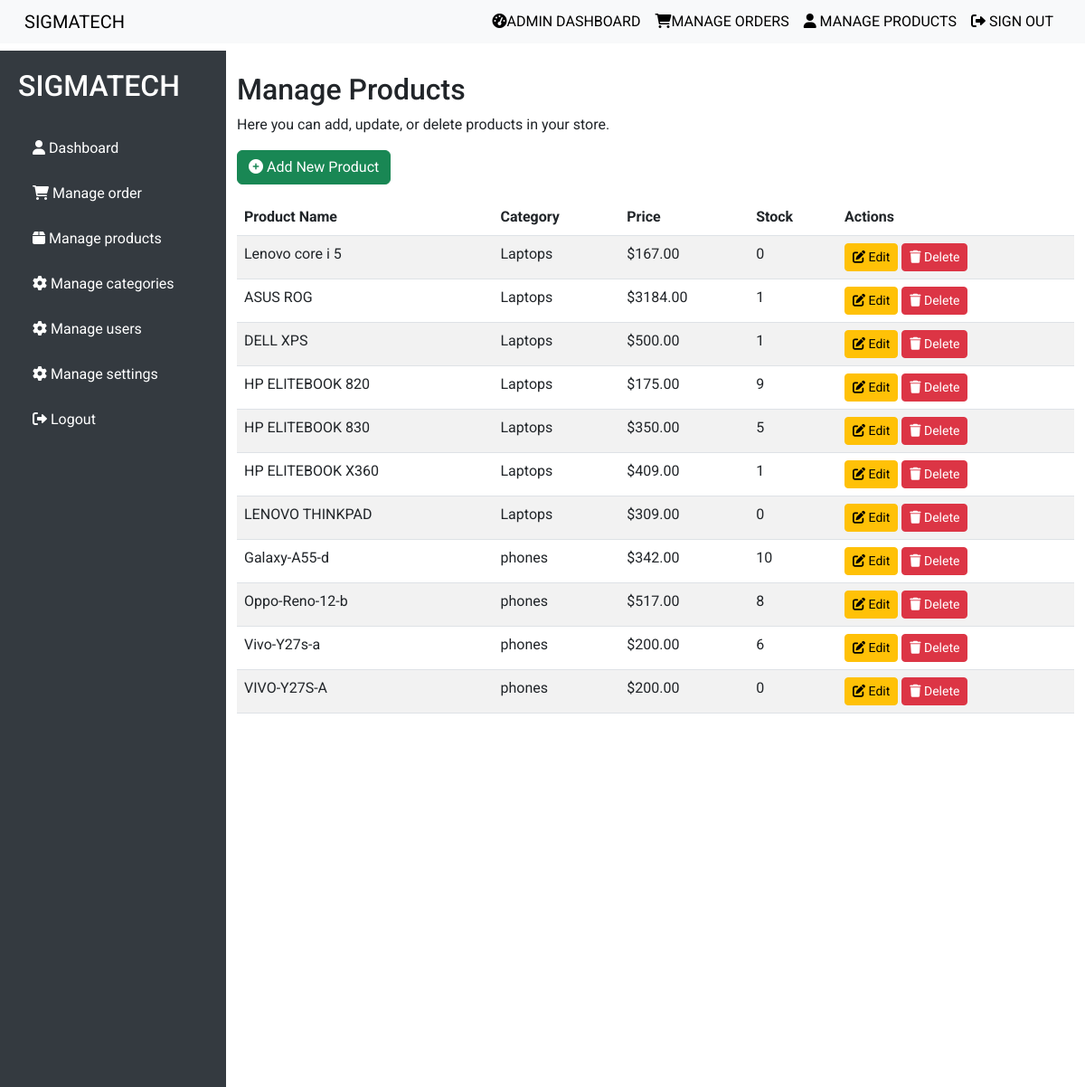
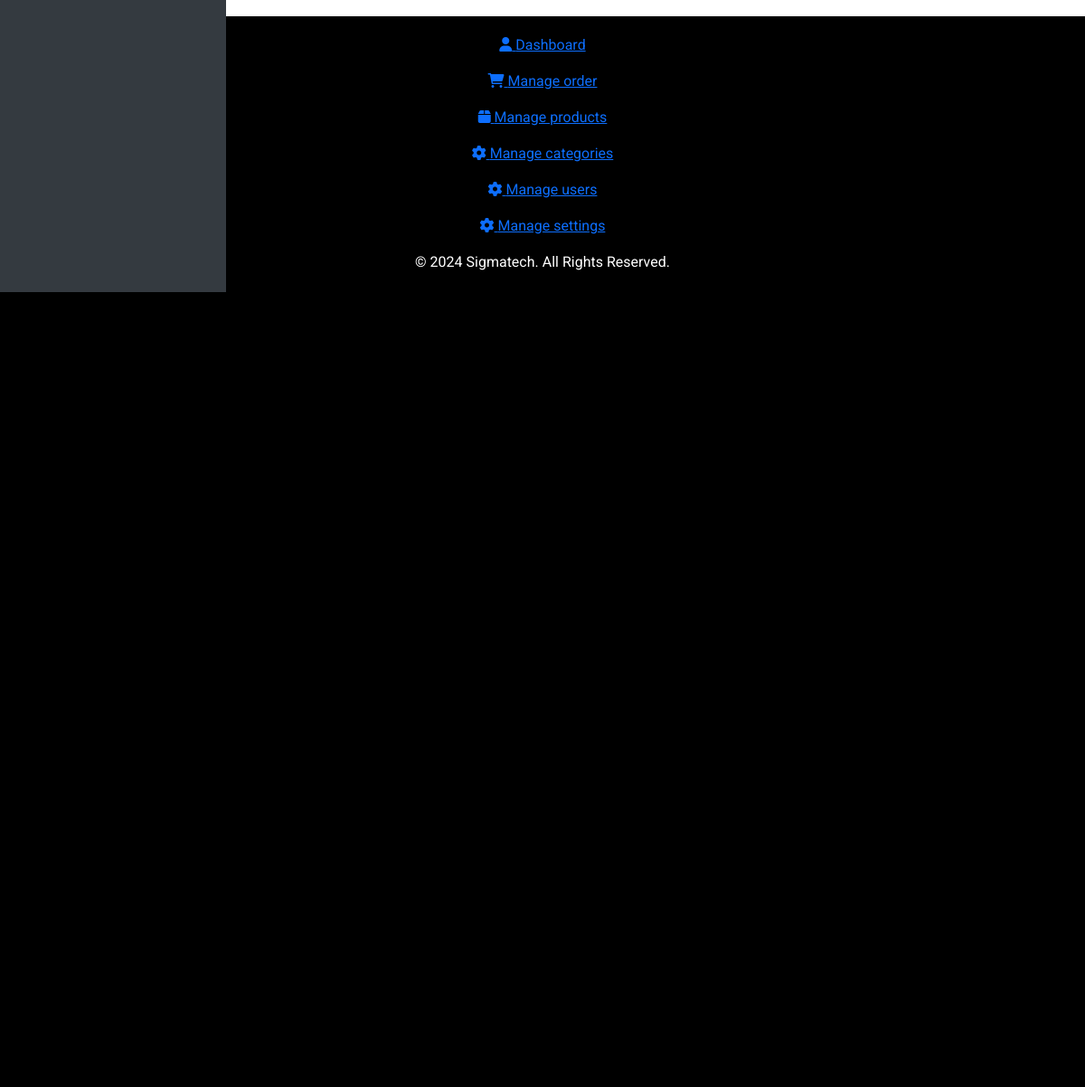
Page /admin_panel/products/ (signed in) on the committed database (2 pictures, top to bottom).
### product/models.py (models this page shows, shortened)
class Product(models.Model):
    name = models.CharField(max_length=100)
    price = models.DecimalField(max_digits=10, decimal_places=2)
    image = models.ImageField(upload_to='products/')
    category = models.ForeignKey(Category, on_delete=models.CASCADE)
    description = models.TextField(null=True)
    quantity = models.PositiveIntegerField(default=1)

class Category(models.Model):
    name = models.CharField(max_length=100)
    image = models.ImageField(upload_to='categories/')
    def __str__(self):
        return self.name

### admin_panel/views.py (the view)
# urls.py: path('products/', admin_manage_products, name='admin_manage_products'),
@user_passes_test(admin_only)
def admin_manage_products(request):
    products = Product.objects.all()
    return render(request, 'admin_panel/manage_products.html', {'products': products})

### admin_panel/views.py (called while the page is built)
def admin_only(user):
    return user.is_superuser

### admin_panel/templates/admin_panel/manage_products.html (shortened to what this page needs)
{% extends 'admin_panel/base1.html' %}
{% block content %}
<div class="container-fluid mt-4">
    <h2>Manage Products</h2>
    <p>Here you can add, update, or delete products in your store.</p>
    <a href="{% url 'admin_panel:admin_add_product' %}" class="btn btn-success mb-3">
        <i class="fas fa-plus-circle"></i> Add New Product
    </a>
    <div class="table-responsive">
        <table class="table table-striped">
            <thead>
                <tr>
                    <th>Product Name</th>
                    <th>Category</th>
                    <th>Price</th>
                    <th>Stock</th>
                    <th>Actions</th>
                </tr>
            </thead>
            <tbody>
                {% for product in products %}
                <tr>
                    <td>{{ product.name }}</td>
                    <td>{{ product.category }}</td>
                    <td>${{ product.price }}</td>
                    <td>{{ product.quantity }}</td>
                    <td>
                        <a href="{% url 'admin_panel:admin_edit_product' product.id %}" class="btn btn-warning btn-sm">
                            <i class="fas fa-edit"></i> Edit
                        </a>
                        <a href="{% url 'admin_panel:admin_delete_product' product.id %}" class="btn btn-danger btn-sm">
                            <i class="fas fa-trash"></i> Delete
                        </a>
                    </td>
                </tr>
                {% endfor %}
            </tbody>
        </table>
    </div>
</div>
{% endblock %}

### static/css/styles.css (style rules this page uses)
:root { --primary-color: #007bff; --secondary-color: #495057; --light-color: #f8f9fa; --dark-color: #343a40; }
body { display: flex; flex-direction: column; min-height: 75vh; font-family: 'Roboto', sans-serif; height: 100%; margin: 0; flex-direction: column; }
html, body { height: 100%; }

### static/css/admindashboard.css (style rules this page uses)
body { font-family: 'Roboto', sans-serif; margin: 0; padding: 0; min-height: 75vh; display: flex; flex-direction: column; height: 100%; display: flex; flex-direction: column; }

### rows in the picture
Product: name "Lenovo core i 5", category "Laptops", price "167.00", quantity "0"
Product: name "ASUS ROG", category "Laptops", price "3184.00", quantity "1"
Product: name "DELL XPS", category "Laptops", price "500.00", quantity "1"
Product: name "HP ELITEBOOK 820", category "Laptops", price "175.00", quantity "9"
Product: name "HP ELITEBOOK 830", category "Laptops", price "350.00", quantity "5"
Product: name "HP ELITEBOOK X360", category "Laptops", price "409.00", quantity "1"
Product: name "LENOVO THINKPAD", category "Laptops", price "309.00", quantity "0"
Product: name "Galaxy-A55-d", category "phones", price "342.00", quantity "10"
Product: name "Oppo-Reno-12-b", category "phones", price "517.00", quantity "8"
Product: name "Vivo-Y27s-a", category "phones", price "200.00", quantity "6"
Product: name "VIVO-Y27S-A", category "phones", price "200.00", quantity "0"
